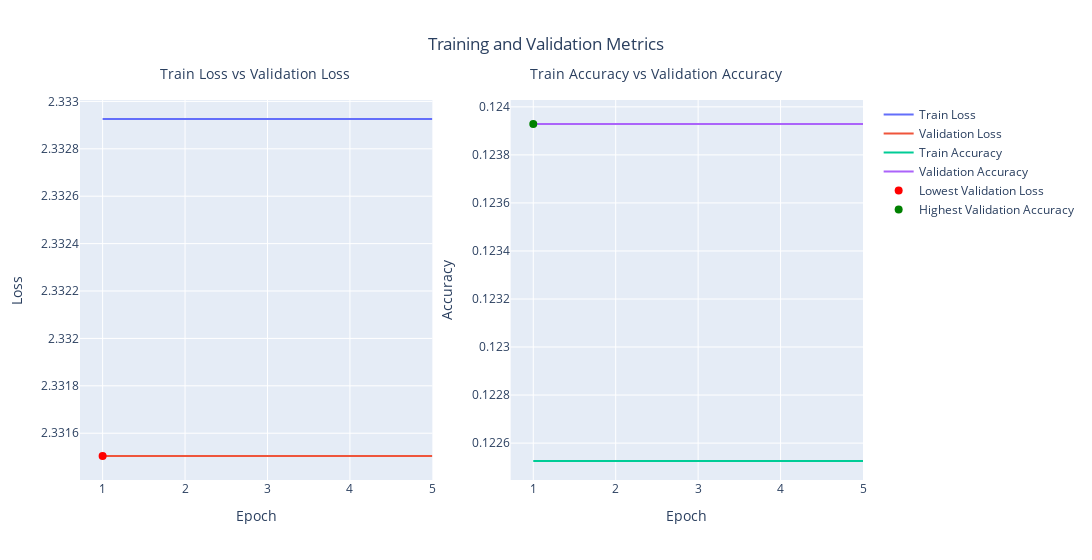

The cell this chart's notebook holds for it:
### Markdown cell above
Máme 1024 pixelů, tak zkusím nejdříve půlit

### Code cell
optimizer = torch.optim.SGD(model.parameters(), lr=0.1)
layers = 7
neurons = [512, 256, 128, 64, 32, 16]
model = MyNet(num_layers=layers, neurons=neurons)
loss_fn = torch.nn.CrossEntropyLoss()
train(model, loss_fn, optimizer, 5)

### Figure 1 — Plotly figure (JSON) as saved in the notebook; plotly's stock layout.template omitted (floating-point values rounded to 4 significant figures)
{"data": [{"line": {"shape": "spline"}, "mode": "lines", "name": "Train Loss", "type": "scatter", "x": [1, 2, 3, 4, 5], "xaxis": "x", "y": [2.333, 2.333, 2.333, 2.333, 2.333], "yaxis": "y"}, {"line": {"shape": "spline"}, "mode": "lines", "name": "Validation Loss", "type": "scatter", "x": [1, 2, 3, 4, 5], "xaxis": "x", "y": [2.332, 2.332, 2.332, 2.332, 2.332], "yaxis": "y"}, {"line": {"shape": "spline"}, "mode": "lines", "name": "Train Accuracy", "type": "scatter", "x": [1, 2, 3, 4, 5], "xaxis": "x2", "y": [0.1225, 0.1225, 0.1225, 0.1225, 0.1225], "yaxis": "y2"}, {"line": {"shape": "spline"}, "mode": "lines", "name": "Validation Accuracy", "type": "scatter", "x": [1, 2, 3, 4, 5], "xaxis": "x2", "y": [0.1239, 0.1239, 0.1239, 0.1239, 0.1239], "yaxis": "y2"}, {"marker": {"color": "red", "size": 8}, "mode": "markers", "name": "Lowest Validation Loss", "type": "scatter", "x": [1], "xaxis": "x", "y": [2.332], "yaxis": "y"}, {"marker": {"color": "green", "size": 8}, "mode": "markers", "name": "Highest Validation Accuracy", "type": "scatter", "x": [1], "xaxis": "x2", "y": [0.1239], "yaxis": "y2"}], "layout": {"annotations": [{"font": {"size": 14}, "showarrow": false, "text": "Train Loss vs Validation Loss", "x": 0.1, "xref": "paper", "y": 1.1, "yref": "paper"}, {"font": {"size": 14}, "showarrow": false, "text": "Train Accuracy vs Validation Accuracy", "x": 0.9, "xref": "paper", "y": 1.1, "yref": "paper"}], "title": {"text": "Training and Validation Metrics", "x": 0.5}, "width": 1200, "xaxis": {"anchor": "y", "domain": [0, 0.45], "title": {"text": "Epoch"}}, "xaxis2": {"anchor": "y2", "domain": [0.55, 1], "title": {"text": "Epoch"}}, "yaxis": {"anchor": "x", "domain": [0, 1], "title": {"text": "Loss"}}, "yaxis2": {"anchor": "x2", "domain": [0, 1], "title": {"text": "Accuracy"}}}}
